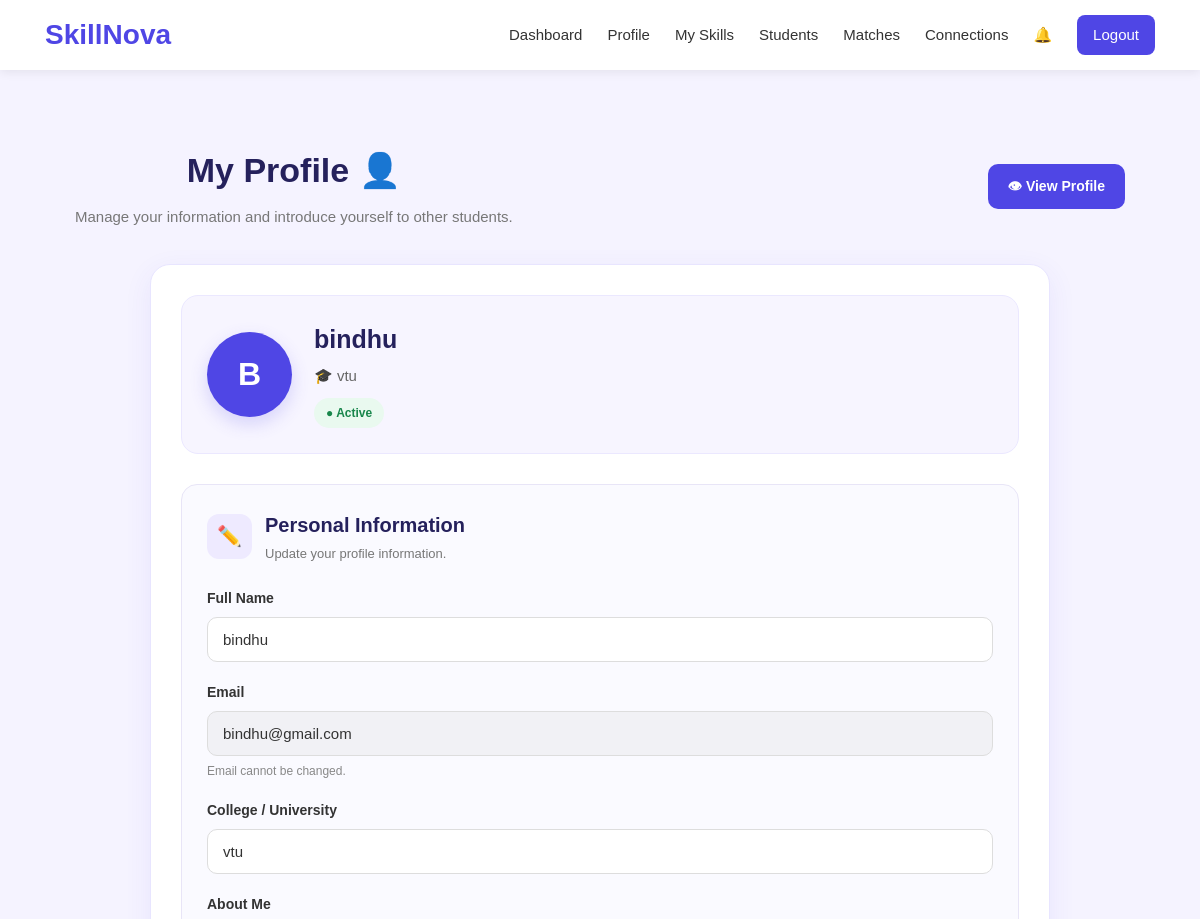
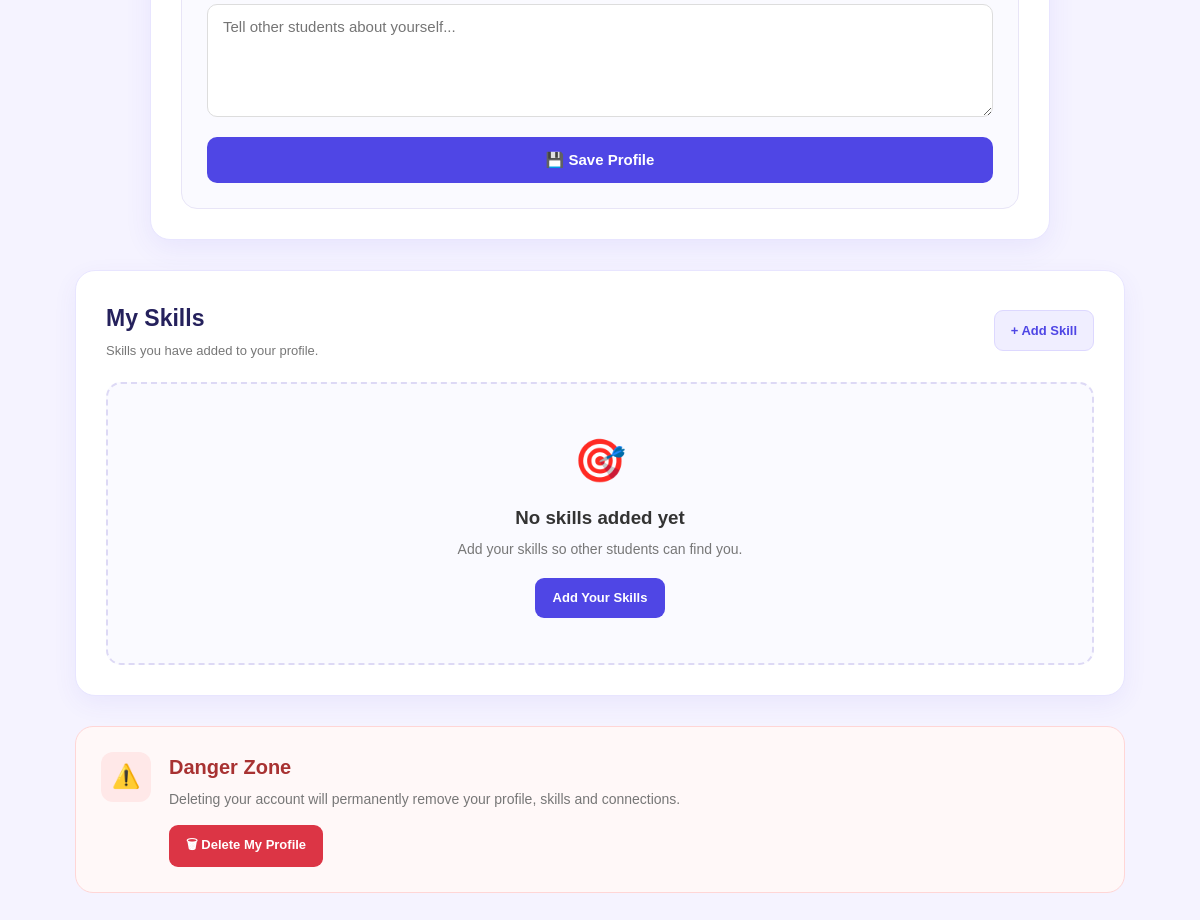
Page /profile (signed in) on the committed database (2 pictures, top to bottom).
### tables this page shows
CREATE TABLE students (
            id INTEGER PRIMARY KEY AUTOINCREMENT,
            full_name TEXT NOT NULL,
            email TEXT UNIQUE NOT NULL,
            password TEXT NOT NULL,
            college TEXT,
            bio TEXT
        );

### app.py (the view, shortened to what this page needs)
@app.route("/profile", methods=["GET", "POST"])
def profile():
    if "student_id" not in session:
        return redirect(url_for("login"))
    student_id = session["student_id"]
    conn = get_db()
    student = conn.execute("""
        SELECT *
        FROM students
        WHERE id = ?
    """, (student_id,)).fetchone()
    conn.close()
    return render_template(
        "profile.html",
        student=student
    )

### app.py (called while the page is built)
def get_db():
    conn = sqlite3.connect(DATABASE)
    conn.row_factory = sqlite3.Row
    return conn

### templates/profile.html (shortened to what this page needs)
{% extends "base.html" %}
{% block content %}
<main class="profile-page">
    <div class="profile-heading">
        <div>
            <h1>My Profile 👤</h1>
            <p>
                Manage your information and introduce yourself
                to other students.
            </p>
        </div>
        <a
    href="{{ url_for('student_profile', student_id=student['id']) }}"
    class="view-public-profile-button">
    👁 View Profile
</a>
    </div>
    <section class="profile-container">
        <div class="profile-header">
            <div class="profile-avatar">
                {{ student["full_name"][0] | upper }}
            </div>
            <div class="profile-header-info">
                <h2>
                    {{ student["full_name"] }}
                </h2>
                <p>
                    🎓 {{ student["college"] or "College not added" }}
                </p>
                <span class="profile-status">
                    ● Active
                </span>
            </div>
        </div>
        <div class="profile-form-card">
            <div class="profile-section-title">
                <div class="profile-section-icon">
                    ✏️
                </div>
                <div>
                    <h2>
                        Personal Information
                    </h2>
                    <p>
                        Update your profile information.
                    </p>
                </div>
            </div>
            <form method="POST" class="profile-form">
                <div class="profile-field">
                    <label for="full_name">
                        Full Name
                    </label>
                    <input
                        type="text"
                        id="full_name"
                        name="full_name"
                        value="{{ student['full_name'] }}"
                        required>
                </div>
                <div class="profile-field">
                    <label for="email">
                        Email
                    </label>
                    <input
                        type="email"
                        id="email"
                        value="{{ student['email'] }}"
                        readonly>
                    <small>
                        Email cannot be changed.
                    </small>
                </div>
                <div class="profile-field">
                    <label for="college">
                        College / University
                    </label>
                    <input
                        type="text"
                        id="college"
                        name="college"
                        value="{{ student['college'] or '' }}"
                        placeholder="Enter your college">
                </div>
                <div class="profile-field">
                    <label for="bio">
                        About Me
                    </label>
                    <textarea
                        id="bio"
                        name="bio"
                        rows="5"
                        placeholder="Tell other students about yourself...">{{ student['bio'] or '' }}</textarea>
                </div>
                <button
                    type="submit"
                    class="save-profile-button">
                    💾 Save Profile
                </button>
            </form>
        </div>
    </section>
    <section class="profile-skills">
        <div class="skills-heading">
            <div>
                <h2>
                    My Skills
                </h2>
                <p>
                    Skills you have added to your profile.
                </p>
            </div>
            <a
                href="{{ url_for('skills') }}"
                class="add-profile-skill-button">
                + Add Skill
            </a>
        </div>
        {% if skills %}
        <div class="profile-skill-list">
            {% for skill in skills %}
            <div class="profile-skill-card">
                <div class="profile-skill-icon">
                    🎨
                </div>
                <div class="profile-skill-info">
                    <h3>
                        {{ skill["skill_name"] }}
                    </h3>
                    <p>
                        {{ skill["skill_type"] }}
                    </p>
                </div>
                <span class="profile-skill-level">
                    {{ skill["level"] }}
                </span>
            </div>
            {% endfor %}
        </div>
        {% else %}
        <div class="no-skills">
            <div class="no-skills-icon">
                🎯
            </div>
            <h3>
                No skills added yet
            </h3>
            <p>
                Add your skills so other students can find you.
            </p>
            <a href="{{ url_for('skills') }}">
                Add Your Skills
            </a>
        </div>
        {% endif %}
    </section>
    <section class="danger-zone">
        <div class="danger-icon">
            ⚠️
        </div>
        <div class="danger-content">
            <h2>
                Danger Zone
            </h2>
            <p>
                Deleting your account will permanently remove
                your profile, skills and connections.
            </p>
            <form
                method="POST"
                action="{{ url_for('delete_profile') }}"
                onsubmit="return confirm('Are you sure you want to permanently delete your profile?');">
                <button
                    type="submit"
                    class="delete-profile-button">
                    🗑 Delete My Profile
                </button>
            </form>
        </div>
    </section>
</main>
{% endblock %}

### rows in the picture
students: full_name "B", full_name "bindhu", college "vtu", email "bindhu@gmail.com"
